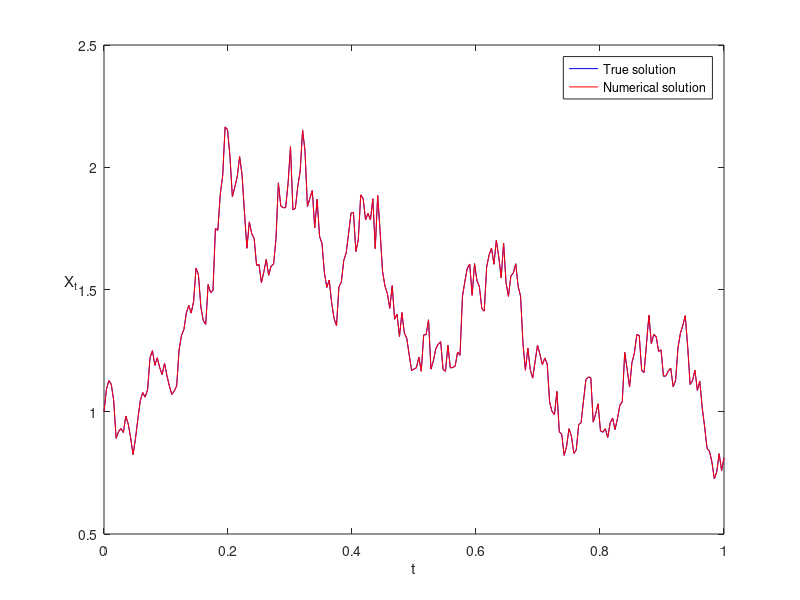

MATLAB code for this plot:
% Milstein method for the SDE dX_t = mu X_t dt + sigma X_t d W_t (GBM)

clear
clf

% Repeatable trials on/off
%randn('state',100)

% Input model parameters
mu = 0; sigma = 1; X0 = 1; T = 1;

% Initialise variables for Brownian motion
J = 2^8; dt = T/J;

% Calculates Brownian motion
dW = sqrt(dt)*randn(1,J);
W = cumsum(dW);

% Plot true solution to SDE
Xtrue = X0*exp((mu - 0.5*sigma^2)*[dt:dt:T] + sigma*W);

% Initialise variables for SDE
R= 1; K = J/R; du = R*dt;

% Preallocate for efficiency
Xmil = zeros(1,K);

% Initialise temporary variable for numerical solution
Xtemp = X0;

% Loop to calculate solution
for k = 1:K
   Winc = sum(dW((k-1)*R+1:k*R));
   Xtemp = Xtemp + mu*Xtemp*du + sigma*Xtemp*Winc+0.5*sigma^2*Xtemp*(Winc^2-du);
   Xmil(k) = Xtemp;
end

% Plot numerical solution
plot([0:dt:T],[X0 Xtrue],'-b',[0:du:T],[X0 Xmil],'-r')
xlabel('t')
ylabel('X_t','rotation',0)
legend('True solution','Numerical solution')

% Calculate error between numerical and true solutions at t = T 
emerr = abs(Xmil(end) - Xtrue(end)) 